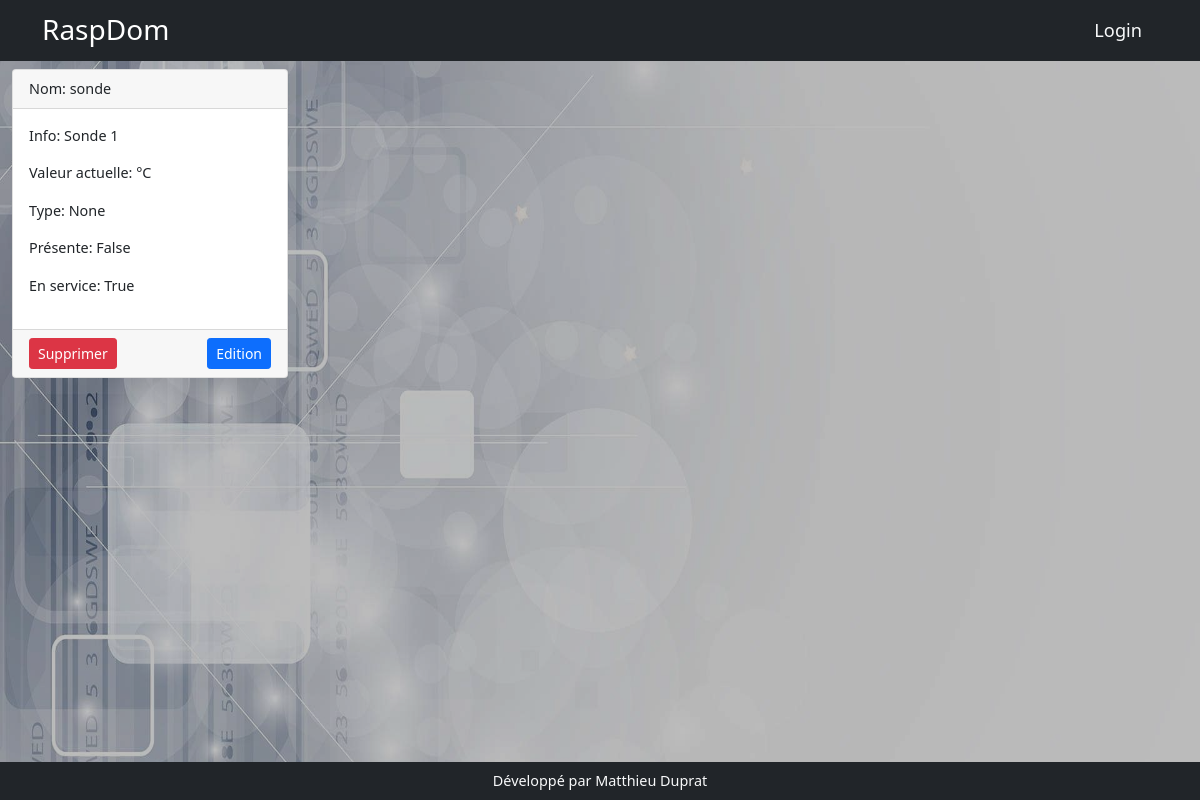
Page /sondes on the earlier database version.
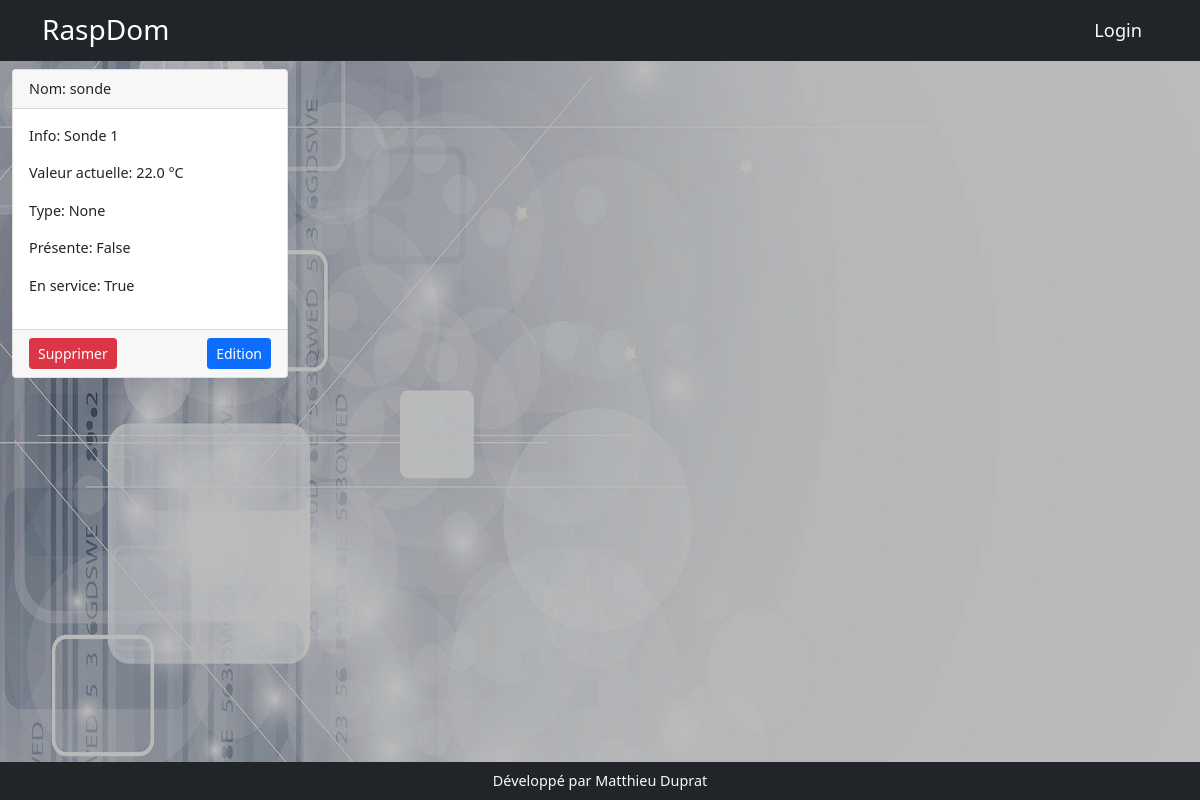
Same page on the later database version.
### models.py (models this page shows)
class Sonde(db.Model):
    id = db.Column(db.Integer, primary_key=True)
    nom = db.Column(db.String(200))
    min = db.Column(db.Float())
    max = db.Column(db.Float())
    unite = db.Column(db.String(20), default='')
    present = db.Column(db.Boolean(),default=False)
    appareil = db.relationship('Appareil', backref='appareil_sonde', lazy=True)
    en_service = db.Column(db.Boolean(), default=False)
    info = db.Column(db.String(200))
    chemin = db.Column(db.String(200))
    type_sonde = db.Column(db.String(20))
    sonde_valeur_id = db.relationship('ValeurSonde', backref='sonde_valeur', uselist=False, lazy=True, cascade="delete")

class ValeurSonde(db.Model):
    id = db.Column(db.Integer, primary_key=True)
    valeur = db.Column(db.Float())
    sonde_id = db.Column(db.Integer, db.ForeignKey('sonde.id'), nullable=False)

### app.py (the view)
@app.route('/sondes')
def sondes():
    sondes = Sonde.query.all()
    return render_template('sonde/sonde.html', sondes=sondes)

### templates/sonde/sonde.html (shortened to what this page needs)
{% extends 'base.html' %}
{% block content %}
<div class="row row-cols-1 row-cols-md-4 g-4">
        {% for ds1820b in sondes %}
    <div class="col">
        <div class="card">
            <div class="card-header">Nom:  {{ds1820b.nom}}</div>
            <div class="card-body">
                <p>Info: {{ds1820b.info}}</p>
                <p> Valeur actuelle: {{ds1820b.sonde_valeur_id.valeur}} °C</p>
                <p>Type: {{ds1820b.type_sonde}}</p>
                <p>Présente: {{ds1820b.present}}</p>
                <p>En service: {{ds1820b.en_service}}</p>
            </div>
            <div class="card-footer text-end d-flex justify-content-between">
                <form action="{{url_for('api_delete_sonde')}}" method="post">
                    <input type="submit" value="Supprimer" class="btn btn-sm btn-danger">
                </form>
               <a class="btn btn-sm btn-primary" href="{{url_for('edit_sonde',sonde_id=ds1820b.id)}}">Edition</a>
            </div>
        </div> </div>
    {% endfor %}
</div>
{% endblock %}

Differences in the rows shown:
changed Sonde "sonde": sonde_valeur_id.valeur (not shown) → "22.0"
